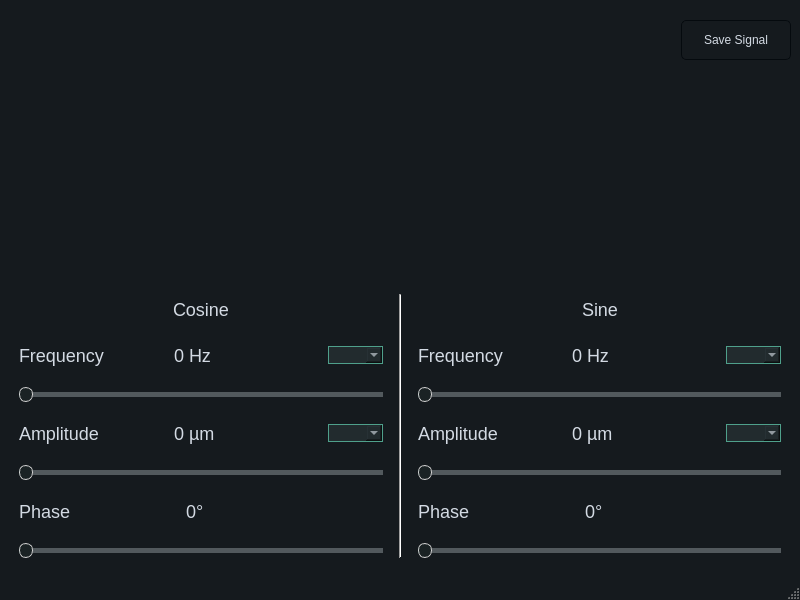
<?xml version="1.0" encoding="UTF-8"?>
<ui version="4.0">
 <class>MainWindow</class>
 <widget class="QMainWindow" name="MainWindow">
  <property name="geometry">
   <rect>
    <x>0</x>
    <y>0</y>
    <width>800</width>
    <height>600</height>
   </rect>
  </property>
  <property name="windowTitle">
   <string>MainWindow</string>
  </property>
  <property name="styleSheet">
   <string notr="true">QMainWindow {
	background-color:#151a1e;
}
QCalendar {
	background-color: #151a1e;
}
QInputDialog, QDialog {
	background-color:#151a1e;
}
QTextEdit {
	border-width: 1px;
	border-style: solid;
	border-color: #4fa08b;
	background-color: #222b2e;
	color: #d3dae3;
}
QFrame {
	border-color: gray;  /* Set the border properties for the QFrame */
}
QPlainTextEdit {
	border-width: 1px;
	border-style: solid;
	border-color: #4fa08b;
	background-color: #222b2e;
	color: #d3dae3;
}
QToolButton {
	border-style: solid;
	border-top-color: qlineargradient(spread:pad, x1:0.5, y1:1, x2:0.5, y2:0, stop:0 rgb(215, 215, 215), stop:1 rgb(222, 222, 222));
	border-right-color: qlineargradient(spread:pad, x1:0, y1:0.5, x2:1, y2:0.5, stop:0 rgb(217, 217, 217), stop:1 rgb(227, 227, 227));
	border-left-color: qlineargradient(spread:pad, x1:0, y1:0.5, x2:1, y2:0.5, stop:0 rgb(227, 227, 227), stop:1 rgb(217, 217, 217));
	border-bottom-color: qlineargradient(spread:pad, x1:0.5, y1:1, x2:0.5, y2:0, stop:0 rgb(215, 215, 215), stop:1 rgb(222, 222, 222));
	border-width: 1px;
	border-radius: 5px;
	color: #d3dae3;
	padding: 2px;
	background-color: rgb(255,255,255);
}
QToolButton:hover{
	border-style: solid;
	border-top-color: qlineargradient(spread:pad, x1:0.5, y1:1, x2:0.5, y2:0, stop:0 rgb(195, 195, 195), stop:1 rgb(222, 222, 222));
	border-right-color: qlineargradient(spread:pad, x1:0, y1:0.5, x2:1, y2:0.5, stop:0 rgb(197, 197, 197), stop:1 rgb(227, 227, 227));
	border-left-color: qlineargradient(spread:pad, x1:0, y1:0.5, x2:1, y2:0.5, stop:0 rgb(227, 227, 227), stop:1 rgb(197, 197, 197));
	border-bottom-color: qlineargradient(spread:pad, x1:0.5, y1:1, x2:0.5, y2:0, stop:0 rgb(195, 195, 195), stop:1 rgb(222, 222, 222));
	border-width: 1px;
	border-radius: 5px;
	color: rgb(0,0,0);
	padding: 2px;
	background-color: rgb(255,255,255);
}
QToolButton:pressed{
	border-style: solid;
	border-top-color: qlineargradient(spread:pad, x1:0.5, y1:1, x2:0.5, y2:0, stop:0 rgb(215, 215, 215), stop:1 rgb(222, 222, 222));
	border-right-color: qlineargradient(spread:pad, x1:0, y1:0.5, x2:1, y2:0.5, stop:0 rgb(217, 217, 217), stop:1 rgb(227, 227, 227));
	border-left-color: qlineargradient(spread:pad, x1:0, y1:0.5, x2:1, y2:0.5, stop:0 rgb(227, 227, 227), stop:1 rgb(217, 217, 217));
	border-bottom-color: qlineargradient(spread:pad, x1:0.5, y1:1, x2:0.5, y2:0, stop:0 rgb(215, 215, 215), stop:1 rgb(222, 222, 222));
	border-width: 1px;
	border-radius: 5px;
	color: rgb(0,0,0);
	padding: 2px;
	background-color: rgb(142,142,142);
}
QPushButton{
	border-style: solid;
	border-color: #050a0e;
	border-width: 1px;
	border-radius: 5px;
	color: #d3dae3;
	padding: 2px;
	background-color: #151a1e;
}
QPushButton::default{
	border-style: solid;
	border-color: #050a0e;
	border-width: 1px;
	border-radius: 5px;
	color: #FFFFFF;
	padding: 2px;
	background-color: #151a1e;;
}
QPushButton:hover{
	border-style: solid;
	border-color: #050a0e;
	border-width: 1px;
	border-radius: 5px;
	color: #d3dae3;
	padding: 2px;
	background-color: #1c1f1f;
}
QPushButton:pressed{
	border-style: solid;
	border-color: #050a0e;
	border-width: 1px;
	border-radius: 5px;
	color: #d3dae3;
	padding: 2px;
	background-color: #2c2f2f;
}
QPushButton:disabled{
	border-style: solid;
	border-top-color: qlineargradient(spread:pad, x1:0.5, y1:1, x2:0.5, y2:0, stop:0 rgb(215, 215, 215), stop:1 rgb(222, 222, 222));
	border-right-color: qlineargradient(spread:pad, x1:0, y1:0.5, x2:1, y2:0.5, stop:0 rgb(217, 217, 217), stop:1 rgb(227, 227, 227));
	border-left-color: qlineargradient(spread:pad, x1:0, y1:0.5, x2:1, y2:0.5, stop:0 rgb(227, 227, 227), stop:1 rgb(217, 217, 217));
	border-bottom-color: qlineargradient(spread:pad, x1:0.5, y1:1, x2:0.5, y2:0, stop:0 rgb(215, 215, 215), stop:1 rgb(222, 222, 222));
	border-width: 1px;
	border-radius: 5px;
	color: #808086;
	padding: 2px;
	background-color: rgb(142,142,142);
}
QLineEdit {
	border-width: 1px;
	border-style: solid;
	border-color: #4fa08b;
	background-color: #222b2e;
	color: #d3dae3;
}
QLabel {
    font-size: 18px;
    font-weight: medium;
   	color: #d3dae3;
}
QLCDNumber {
	color: #4d9b87;
}
QProgressBar {
	text-align: center;
	color: #d3dae3;
	border-radius: 10px;
	border-color: transparent;
	border-style: solid;
	background-color: #52595d;
}
QProgressBar::chunk {
	background-color: #214037	;
	border-radius: 10px;
}
QMenuBar {
	background-color: #151a1e;
}
QMenuBar::item {
	color: #d3dae3;
  	spacing: 3px;
  	padding: 1px 4px;
	background-color: #151a1e;
}

QMenuBar::item:selected {
  	background-color: #252a2e;
	color: #FFFFFF;
}
QMenu {
	background-color: #151a1e;
}
QMenu::item:selected {
	background-color: #252a2e;
	color: #FFFFFF;
}
QMenu::item {
	color: #d3dae3;
	background-color: #151a1e;
}
QTabWidget {
	color:rgb(0,0,0);
	background-color:#000000;
}
QTabWidget::pane {
		border-color: #050a0e;
		background-color: #1e282c;
		border-style: solid;
		border-width: 1px;
    	border-bottom-left-radius: 4px;
		border-bottom-right-radius: 4px;
}
QTabBar::tab:first {
	border-style: solid;
	border-left-width:1px;
	border-right-width:0px;
	border-top-width:1px;
	border-bottom-width:0px;
	border-top-color: #050a0e;
	border-left-color: #050a0e;
	border-bottom-color: #050a0e;
	border-top-left-radius: 4px;
	color: #d3dae3;
	padding: 3px;
	margin-left:0px;
	background-color: #151a1e;
}
QTabBar::tab:last {
	border-style: solid;
	border-top-width:1px;
	border-left-width:1px;
	border-right-width:1px;
	border-bottom-width:0px;
	border-color: #050a0e;
	border-top-right-radius: 4px;
	color: #d3dae3;
	padding: 3px;
	margin-left:0px;
	background-color: #151a1e;
}
QTabBar::tab {
	border-style: solid;
	border-top-width:1px;
	border-bottom-width:0px;
	border-left-width:1px;
	border-top-color: #050a0e;
	border-left-color: #050a0e;
	border-bottom-color: #050a0e;
	color: #d3dae3;
	padding: 3px;
	margin-left:0px;
	background-color: #151a1e;
}
QTabBar::tab:selected, QTabBar::tab:last:selected, QTabBar::tab:hover {
  	border-style: solid;
  	border-left-width:1px;
	border-bottom-width:0px;
	border-right-color: transparent;
	border-top-color: #050a0e;
	border-left-color: #050a0e;
	border-bottom-color: #050a0e;
	color: #FFFFFF;
	padding: 3px;
	margin-left:0px;
	background-color: #1e282c;
}

QTabBar::tab:selected, QTabBar::tab:first:selected, QTabBar::tab:hover {
  	border-style: solid;
  	border-left-width:1px;
  	border-bottom-width:0px;
  	border-top-width:1px;
	border-right-color: transparent;
	border-top-color: #050a0e;
	border-left-color: #050a0e;
	border-bottom-color: #050a0e;
	color: #FFFFFF;
	padding: 3px;
	margin-left:0px;
	background-color: #1e282c;
}

QCheckBox {
	color: #d3dae3;
	padding: 2px;
}
QCheckBox:disabled {
	color: #808086;
	padding: 2px;
}

QCheckBox:hover {
	border-radius:4px;
	border-style:solid;
	padding-left: 1px;
	padding-right: 1px;
	padding-bottom: 1px;
	padding-top: 1px;
	border-width:1px;
	border-color: transparent;
}
QCheckBox::indicator:checked {

	height: 10px;
	width: 10px;
	border-style:solid;
	border-width: 1px;
	border-color: #4fa08b;
	color: #000000;
	background-color: qradialgradient(cx:0.4, cy:0.4, radius: 1.5,fx:0, fy:0, stop:0 #1e282c, stop:0.3 #1e282c, stop:0.4 #4fa08b, stop:0.5 #1e282c, stop:1 #1e282c);
}
QCheckBox::indicator:unchecked {

	height: 10px;
	width: 10px;
	border-style:solid;
	border-width: 1px;
	border-color: #4fa08b;
	color: #000000;
}
QRadioButton {
	color: #d3dae3;
	padding: 1px;
}
QRadioButton::indicator:checked {
	height: 10px;
	width: 10px;
	border-style:solid;
	border-radius:5px;
	border-width: 1px;
	border-color: #4fa08b;
	color: #a9b7c6;
	background-color: qradialgradient(cx:0.5, cy:0.5, radius:0.4,fx:0.5, fy:0.5, stop:0 #4fa08b, stop:1 #1e282c);
}
QRadioButton::indicator:!checked {
	height: 10px;
	width: 10px;
	border-style:solid;
	border-radius:5px;
	border-width: 1px;
	border-color: #4fa08b;
	color: #a9b7c6;
	background-color: transparent;
}
QStatusBar {
	color:#027f7f;
}
QSpinBox {
	color: #d3dae3;
	background-color: #222b2e;
	border-width: 1px;
	border-style: solid;
	border-color: #4fa08b;
}
QDoubleSpinBox {
	color: #d3dae3;
	background-color: #222b2e;
	border-width: 1px;
	border-style: solid;
	border-color: #4fa08b;
}
QTimeEdit {
	color: #d3dae3;
	background-color: #222b2e;
	border-width: 1px;
	border-style: solid;
	border-color: #4fa08b;
}
QDateTimeEdit {
	color: #d3dae3;
	background-color: #222b2e;
	border-width: 1px;
	border-style: solid;
	border-color: #4fa08b;
}
QDateEdit {
	color: #d3dae3;
	background-color: #222b2e;
	border-width: 1px;
	border-style: solid;
	border-color: #4fa08b;
}
QFontComboBox {
	color: #d3dae3;
	background-color: #222b2e;
	border-width: 1px;
	border-style: solid;
	border-color: #4fa08b;
}
QComboBox {
	color: #d3dae3;
	background-color: #222b2e;
	border-width: 1px;
	border-style: solid;
	border-color: #4fa08b;
}

QDial {
	background: #16a085;
}

QToolBox {
	color: #a9b7c6;
	background-color: #222b2e;
}
QToolBox::tab {
	color: #a9b7c6;
	background-color:#222b2e;
}
QToolBox::tab:selected {
	color: #FFFFFF;
	background-color:#222b2e;
}
QScrollArea {
	color: #FFFFFF;
	background-color:#222b2e;
}
QSlider::groove:horizontal {
	height: 5px;
	background-color: #52595d;
}
QSlider::groove:vertical {
	width: 5px;
	background-color: #52595d;
}
QSlider::handle:horizontal {
	background: #1a2224;
	border-style: solid;
	border-width: 1px;
	border-color: rgb(207,207,207);
	width: 12px;
	margin: -5px 0;
	border-radius: 7px;
}
QSlider::handle:vertical {
	background: #1a2224;
	border-style: solid;
	border-width: 1px;
	border-color: rgb(207,207,207);
	height: 12px;
	margin: 0 -5px;
	border-radius: 7px;
}
QSlider::add-page:horizontal {
    background: #52595d;
}
QSlider::add-page:vertical {
    background: #52595d;
}
QSlider::sub-page:horizontal {
    background-color: #15433a;
}
QSlider::sub-page:vertical {
    background-color: #15433a;
}
QScrollBar:horizontal {
	max-height: 10px;
	border: 1px transparent grey;
	margin: 0px 20px 0px 20px;
	background: transparent;
}
QScrollBar:vertical {
	max-width: 10px;
	border: 1px transparent grey;
	margin: 20px 0px 20px 0px;
	background: transparent;
}
QScrollBar::handle:horizontal {
	background: #52595d;
	border-style: transparent;
	border-radius: 4px;
	min-width: 25px;
}
QListWidget {
    background-color: black;
    color: white; /* Set text color to white for better visibility */
}</string>
  </property>
  <widget class="QWidget" name="centralwidget">
   <layout class="QVBoxLayout" name="verticalLayout_3">
    <item>
     <layout class="QHBoxLayout" name="horizontalLayout_4">
      <item>
       <spacer name="horizontalSpacer">
        <property name="orientation">
         <enum>Qt::Horizontal</enum>
        </property>
        <property name="sizeHint" stdset="0">
         <size>
          <width>40</width>
          <height>20</height>
         </size>
        </property>
       </spacer>
      </item>
      <item>
       <widget class="QPushButton" name="save_signal_button">
        <property name="minimumSize">
         <size>
          <width>110</width>
          <height>40</height>
         </size>
        </property>
        <property name="text">
         <string>Save Signal</string>
        </property>
       </widget>
      </item>
     </layout>
    </item>
    <item>
     <widget class="PlotWidget" name="signal_graph" native="true">
      <property name="minimumSize">
       <size>
        <width>0</width>
        <height>0</height>
       </size>
      </property>
      <property name="maximumSize">
       <size>
        <width>16777215</width>
        <height>200</height>
       </size>
      </property>
     </widget>
    </item>
    <item>
     <layout class="QHBoxLayout" name="horizontalLayout_17">
      <item>
       <layout class="QVBoxLayout" name="verticalLayout_2">
        <property name="leftMargin">
         <number>10</number>
        </property>
        <property name="rightMargin">
         <number>10</number>
        </property>
        <item>
         <layout class="QHBoxLayout" name="horizontalLayout_19">
          <item>
           <spacer name="horizontalSpacer_2">
            <property name="orientation">
             <enum>Qt::Horizontal</enum>
            </property>
            <property name="sizeHint" stdset="0">
             <size>
              <width>40</width>
              <height>20</height>
             </size>
            </property>
           </spacer>
          </item>
          <item>
           <widget class="QLabel" name="label_4">
            <property name="maximumSize">
             <size>
              <width>16777215</width>
              <height>30</height>
             </size>
            </property>
            <property name="text">
             <string>Cosine</string>
            </property>
           </widget>
          </item>
          <item>
           <spacer name="horizontalSpacer_3">
            <property name="orientation">
             <enum>Qt::Horizontal</enum>
            </property>
            <property name="sizeHint" stdset="0">
             <size>
              <width>40</width>
              <height>20</height>
             </size>
            </property>
           </spacer>
          </item>
         </layout>
        </item>
        <item>
         <layout class="QHBoxLayout" name="horizontalLayout">
          <property name="topMargin">
           <number>15</number>
          </property>
          <property name="bottomMargin">
           <number>15</number>
          </property>
          <item>
           <widget class="QLabel" name="label">
            <property name="text">
             <string>Frequency</string>
            </property>
           </widget>
          </item>
          <item>
           <widget class="QLabel" name="cosine_frequency_value">
            <property name="text">
             <string>0 Hz</string>
            </property>
           </widget>
          </item>
          <item>
           <widget class="QComboBox" name="cosine_frequency_comboBox">
            <property name="maximumSize">
             <size>
              <width>55</width>
              <height>16777215</height>
             </size>
            </property>
           </widget>
          </item>
         </layout>
        </item>
        <item>
         <widget class="QSlider" name="cosine_frequency_slider">
          <property name="orientation">
           <enum>Qt::Horizontal</enum>
          </property>
         </widget>
        </item>
        <item>
         <layout class="QHBoxLayout" name="horizontalLayout_2">
          <property name="topMargin">
           <number>15</number>
          </property>
          <property name="bottomMargin">
           <number>15</number>
          </property>
          <item>
           <widget class="QLabel" name="label_2">
            <property name="text">
             <string>Amplitude</string>
            </property>
           </widget>
          </item>
          <item>
           <widget class="QLabel" name="cosine_amplitude_value">
            <property name="text">
             <string>0 µm</string>
            </property>
           </widget>
          </item>
          <item>
           <widget class="QComboBox" name="cosine_amplitude_comboBox">
            <property name="maximumSize">
             <size>
              <width>55</width>
              <height>16777215</height>
             </size>
            </property>
           </widget>
          </item>
         </layout>
        </item>
        <item>
         <widget class="QSlider" name="cosine_amplitude_slider">
          <property name="orientation">
           <enum>Qt::Horizontal</enum>
          </property>
         </widget>
        </item>
        <item>
         <layout class="QHBoxLayout" name="horizontalLayout_3">
          <property name="topMargin">
           <number>15</number>
          </property>
          <property name="bottomMargin">
           <number>15</number>
          </property>
          <item>
           <widget class="QLabel" name="label_3">
            <property name="text">
             <string>Phase</string>
            </property>
           </widget>
          </item>
          <item>
           <widget class="QLabel" name="cosine_phase_value">
            <property name="text">
             <string>0°</string>
            </property>
           </widget>
          </item>
          <item>
           <widget class="QWidget" name="widget" native="true">
            <property name="maximumSize">
             <size>
              <width>30</width>
              <height>0</height>
             </size>
            </property>
           </widget>
          </item>
         </layout>
        </item>
        <item>
         <widget class="QSlider" name="cosine_phase_slider">
          <property name="orientation">
           <enum>Qt::Horizontal</enum>
          </property>
         </widget>
        </item>
       </layout>
      </item>
      <item>
       <widget class="Line" name="line">
        <property name="orientation">
         <enum>Qt::Vertical</enum>
        </property>
       </widget>
      </item>
      <item>
       <layout class="QVBoxLayout" name="verticalLayout">
        <property name="leftMargin">
         <number>10</number>
        </property>
        <property name="rightMargin">
         <number>10</number>
        </property>
        <item>
         <layout class="QHBoxLayout" name="horizontalLayout_21">
          <property name="sizeConstraint">
           <enum>QLayout::SetFixedSize</enum>
          </property>
          <item>
           <spacer name="horizontalSpacer_4">
            <property name="orientation">
             <enum>Qt::Horizontal</enum>
            </property>
            <property name="sizeHint" stdset="0">
             <size>
              <width>40</width>
              <height>20</height>
             </size>
            </property>
           </spacer>
          </item>
          <item>
           <widget class="QLabel" name="label_5">
            <property name="maximumSize">
             <size>
              <width>16777215</width>
              <height>30</height>
             </size>
            </property>
            <property name="text">
             <string>Sine</string>
            </property>
           </widget>
          </item>
          <item>
           <spacer name="horizontalSpacer_5">
            <property name="orientation">
             <enum>Qt::Horizontal</enum>
            </property>
            <property name="sizeHint" stdset="0">
             <size>
              <width>40</width>
              <height>20</height>
             </size>
            </property>
           </spacer>
          </item>
         </layout>
        </item>
        <item>
         <layout class="QHBoxLayout" name="horizontalLayout_14">
          <property name="topMargin">
           <number>15</number>
          </property>
          <property name="bottomMargin">
           <number>15</number>
          </property>
          <item>
           <widget class="QLabel" name="label_15">
            <property name="text">
             <string>Frequency</string>
            </property>
           </widget>
          </item>
          <item>
           <widget class="QLabel" name="sine_frequency_value">
            <property name="text">
             <string>0 Hz</string>
            </property>
           </widget>
          </item>
          <item>
           <widget class="QComboBox" name="sine_frequency_comboBox">
            <property name="maximumSize">
             <size>
              <width>55</width>
              <height>16777215</height>
             </size>
            </property>
           </widget>
          </item>
         </layout>
        </item>
        <item>
         <widget class="QSlider" name="sine_frequency_slider">
          <property name="orientation">
           <enum>Qt::Horizontal</enum>
          </property>
         </widget>
        </item>
        <item>
         <layout class="QHBoxLayout" name="horizontalLayout_15">
          <property name="topMargin">
           <number>15</number>
          </property>
          <property name="bottomMargin">
           <number>15</number>
          </property>
          <item>
           <widget class="QLabel" name="label_16">
            <property name="text">
             <string>Amplitude</string>
            </property>
           </widget>
          </item>
          <item>
           <widget class="QLabel" name="sine_amplitude_value">
            <property name="text">
             <string>0 µm</string>
            </property>
           </widget>
          </item>
          <item>
           <widget class="QComboBox" name="sine_amplitude_comboBox">
            <property name="maximumSize">
             <size>
              <width>55</width>
              <height>16777215</height>
             </size>
            </property>
           </widget>
          </item>
         </layout>
        </item>
        <item>
         <widget class="QSlider" name="sine_amplitude_slider">
          <property name="orientation">
           <enum>Qt::Horizontal</enum>
          </property>
         </widget>
        </item>
        <item>
         <layout class="QHBoxLayout" name="horizontalLayout_16">
          <property name="topMargin">
           <number>15</number>
          </property>
          <property name="bottomMargin">
           <number>15</number>
          </property>
          <item>
           <widget class="QLabel" name="label_17">
            <property name="text">
             <string>Phase</string>
            </property>
           </widget>
          </item>
          <item>
           <widget class="QLabel" name="sine_phase_value">
            <property name="text">
             <string>0°</string>
            </property>
           </widget>
          </item>
          <item>
           <widget class="QWidget" name="widget_5" native="true">
            <property name="maximumSize">
             <size>
              <width>30</width>
              <height>0</height>
             </size>
            </property>
           </widget>
          </item>
         </layout>
        </item>
        <item>
         <widget class="QSlider" name="sine_phase_slider">
          <property name="orientation">
           <enum>Qt::Horizontal</enum>
          </property>
         </widget>
        </item>
       </layout>
      </item>
     </layout>
    </item>
   </layout>
  </widget>
  <widget class="QMenuBar" name="menubar">
   <property name="geometry">
    <rect>
     <x>0</x>
     <y>0</y>
     <width>800</width>
     <height>23</height>
    </rect>
   </property>
  </widget>
  <widget class="QStatusBar" name="statusbar"/>
 </widget>
 <customwidgets>
  <customwidget>
   <class>PlotWidget</class>
   <extends>QWidget</extends>
   <header>pyqtgraph</header>
   <container>1</container>
  </customwidget>
 </customwidgets>
 <resources/>
 <connections/>
</ui>
